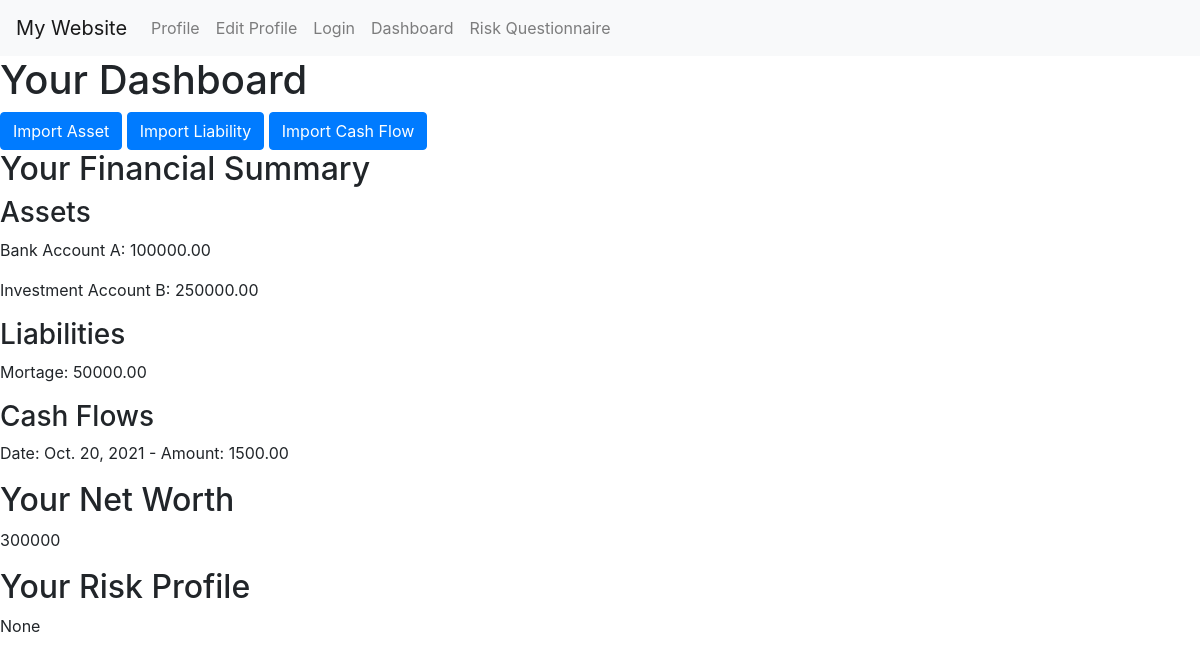
Screenshot of /Finapp/dashboard/ (signed in) with the database file from the repository.
### Finapp/models.py (models this page shows, shortened)
class Asset(models.Model):
    name = models.CharField(max_length=100)
    amount = models.DecimalField(max_digits=10, decimal_places=2)
    user = models.ForeignKey(User, null=True, on_delete=models.CASCADE)

class Liability(models.Model):
    name = models.CharField(max_length=100)
    amount = models.DecimalField(max_digits=10, decimal_places=2)
    user = models.ForeignKey(User, null=True, on_delete=models.CASCADE)

class CashFlow(models.Model):
    date = models.DateField()
    amount = models.DecimalField(max_digits=10, decimal_places=2)
    user = models.ForeignKey(User, null=True, on_delete=models.CASCADE)

### Finapp/views.py (the view)
# urls.py: path('dashboard/', views.dashboard, name='dashboard'),
@login_required
def dashboard(request):
    assets = Asset.objects.filter(user=request.user)
    liabilities = Liability.objects.filter(user=request.user)
    cash_flows = CashFlow.objects.filter(user=request.user)
    user_profile = UserProfile.objects.get(user=request.user)  # Get the user profile
    total_assets = assets.aggregate(total=models.Sum('amount'))['total'] or 0
    total_liabilities = liabilities.aggregate(total=models.Sum('amount'))['total'] or 0
    net_worth = total_assets - total_liabilities
    context = {
        'assets': assets,
        'liabilities': liabilities,
        'cash_flows': cash_flows,
        'net_worth': net_worth,
        'risk_profile': user_profile.risk_profile,  # Add the risk profile to the context
    }
    return render(request, 'Finapp/dashboard.html', context)

### Finapp/templates/Finapp/dashboard.html
{% extends 'base.html' %}
{% block content %}
    <h1>Your Dashboard</h1>
    <div class="dashboard-links">
        <a href="{% url 'Finapp:import_asset' %}" class="btn btn-primary">Import Asset</a>
        <a href="{% url 'Finapp:import_liability' %}" class="btn btn-primary">Import Liability</a>
        <a href="{% url 'Finapp:import_cash_flow' %}" class="btn btn-primary">Import Cash Flow</a>
    </div>
    <div class="financial-summary">
        <h2>Your Financial Summary</h2>
        <h3>Assets</h3>
        {% for asset in assets %}
            <div class="financial-data">
                <p>{{ asset.name }}: {{ asset.amount }}</p>
            </div>
        {% empty %}
            <p>No assets available.</p>
        {% endfor %}
        <h3>Liabilities</h3>
        {% for liability in liabilities %}
            <div class="financial-data">
                <p>{{ liability.name }}: {{ liability.amount }}</p>
            </div>
        {% empty %}
            <p>No liabilities available.</p>
        {% endfor %}
        <h3>Cash Flows</h3>
        {% for cash_flow in cash_flows %}
            <div class="financial-data">
                <p>Date: {{ cash_flow.date }} - Amount: {{ cash_flow.amount }}</p>
            </div>
        {% empty %}
            <p>No cash flow data available.</p>
        {% endfor %}
    </div>
    <div class="net-worth-section">
        <h2>Your Net Worth</h2>
        <p>{{ net_worth }}</p>
    </div>
    <div class="risk-profile-section">
        <h2>Your Risk Profile</h2>
        <p>{{ risk_profile }}</p>
    </div>
{% endblock %}

### rows the page displays
Asset: name "Bank Account A", amount "100000.00"
Asset: name "Investment Account B", amount "250000.00"
Liability: name "Mortage", amount "50000.00"
CashFlow: date "Oct. 20, 2021", amount "1500.00"

### other values shown
{{ net_worth }} "300000"
{{ risk_profile }} "None"
